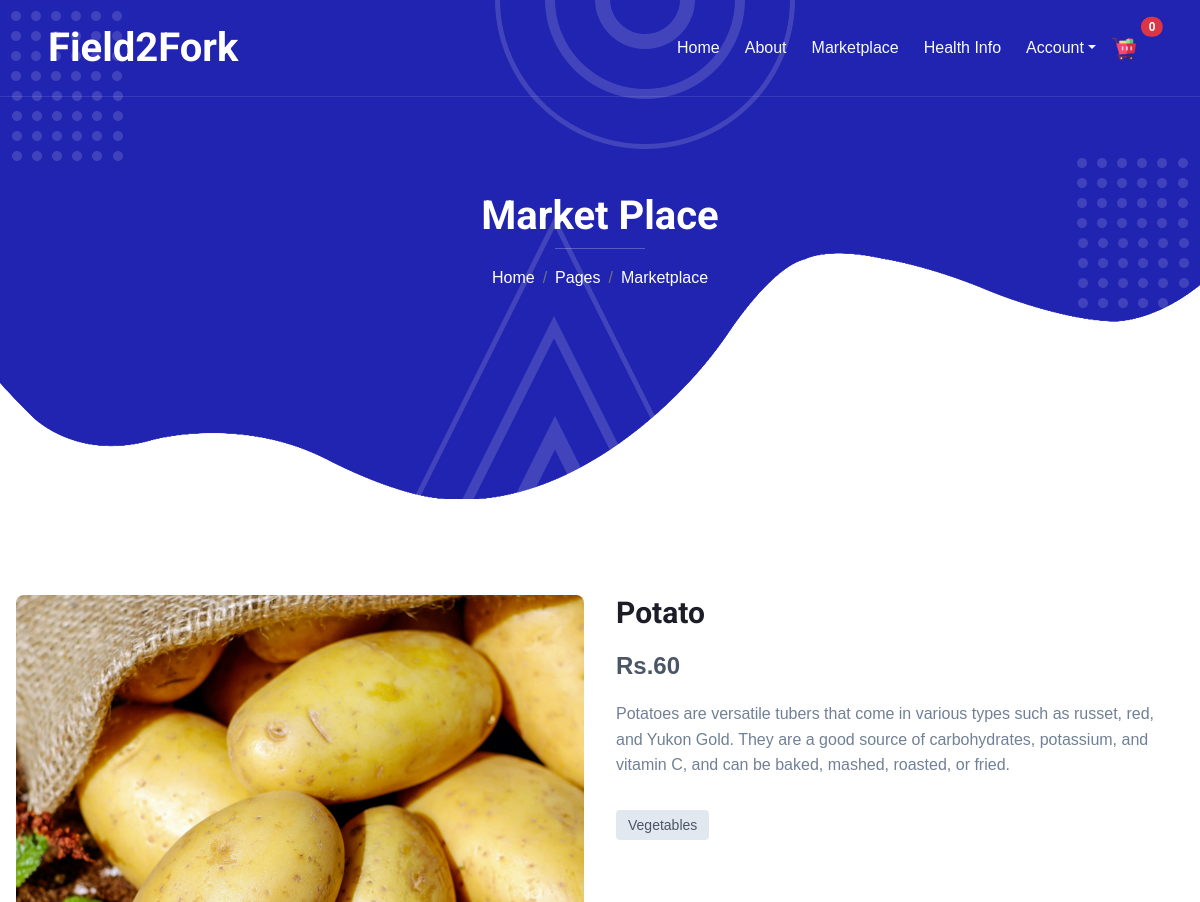
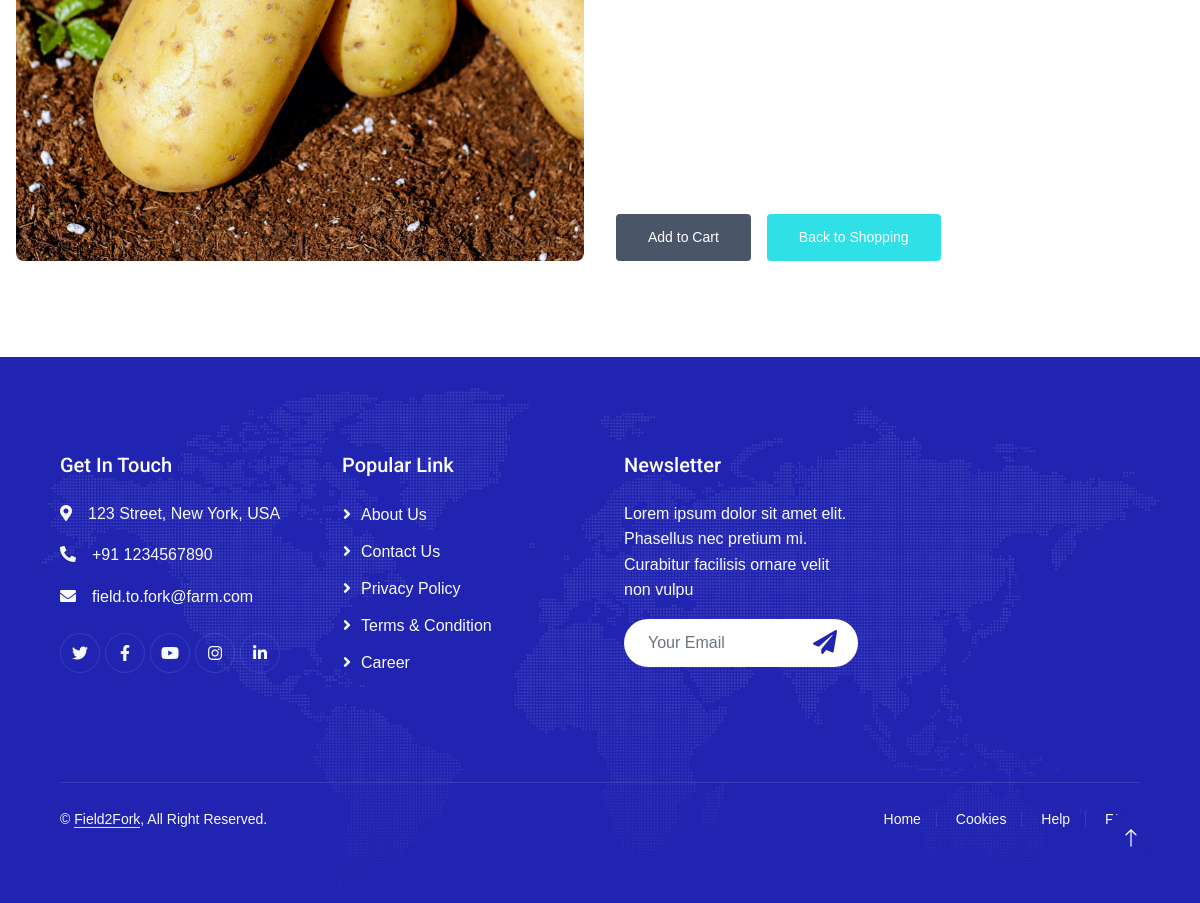
Page /market/vegetables/potato/ on the committed database (2 pictures, top to bottom).
### store/models.py (models this page shows, shortened)
class Product(models.Model):
    product_name = models.CharField(max_length=200)
    slug = models.SlugField(max_length=200)
    description = models.TextField(blank=True,)
    price = models.IntegerField()
    image = models.ImageField(blank=True,upload_to="photo/products")
    stock = models.IntegerField()
    is_available = models.BooleanField(default=True)
    category = models.ForeignKey(Categories, on_delete=models.CASCADE)
    created_date = models.DateTimeField(auto_now_add=True,)
    modified_date = models.DateTimeField(auto_now=True)

### categories/models.py (models this page shows)
class Categories(models.Model):
    category_name = models.CharField(max_length=50, unique=True)
    slug = models.SlugField(max_length=50, unique=True)
    description = models.TextField(max_length=255, blank=True)
    cat_image = models.ImageField(upload_to='photo/categories', blank=True)
    class Meta:
        verbose_name = "Category"
        verbose_name_plural = "Categories"

### marketplace/views.py (the view)
# urls.py: path('<slug:category_slug>/<slug:product_slug>/', views.product_detail, name='product_detail'),
def product_detail(request, category_slug, product_slug):
    try:
        single_product = Product.objects.get(category__slug = category_slug, slug = product_slug)
    except Exception as e:
        raise e
    context = {
        'single_product' : single_product,
        'total_items': len(CartItem.objects.all()),
    }
    return render(request, "temp_marketplace/product_details.html",context)

### templates/temp_marketplace/product_details.html
{% extends 'temp_marketplace/base.html' %}
{% load static %}
{% block body_block %}
<link href="{% static 'marketplace/css/productStyles.css' %}" rel="stylesheet">
<div class="container">
    <div class="grid">
        <div>
            <img src="{{single_product.image.url}}" alt="Product Image" class="product-image">
        </div>
        <div class="product-info">
            <div>
                <h1 class="product-title">{{ single_product.product_name }}</h1>
                <p class="product-price">Rs.{{ single_product.price }}</p>
                <p class="product-description">
                    {{ single_product.description }}
                </p>
                <div>
                    <span class="product-category">{{ single_product.category.category_name }}</span>
                </div>
            </div>
            <div class="button-group">
                <a href="{% url 'add_to_cart' single_product.id %}">
                    <button class="add-to-cart">Add to Cart</button>
                </a>
                <button class="product-details" id="" onclick="window.location.href='{% url 'marketpage' %}'">Back to Shopping</button>
            </div>
        </div>
    </div>
</div>
{% endblock %}

### static/home/css/style.css (style rules this page uses)
:root { --primary: #2124B1; --secondary: #4777F5; --light: #F7FAFF; --dark: #1D1D27; }
h1, h2, h3, .fw-bold { font-weight: 700 !important; }

### static/marketplace/css/productStyles.css (style rules this page uses)
body { font-family: Arial, sans-serif; line-height: 1.6; margin: 0; padding: 0; }
.container { max-width: 1200px; margin: 0 auto; padding: 48px 16px; }
.grid { display: grid; grid-template-columns: 1fr; gap: 32px; }
.product-image { width: 100%; border-radius: 8px; object-fit: cover; aspect-ratio: 1 / 1; }
.product-info { display: flex; flex-direction: column; justify-content: space-between; }
.product-title { font-size: 1.875rem; font-weight: bold; margin-bottom: 16px; }
.product-price { font-size: 1.5rem; font-weight: bold; color: #4a5568; margin-top: 16px; }
.product-description { color: #718096; margin-top: 16px; }
.product-category { display: inline-block; background-color: #e2e8f0; color: #4a5568; font-size: 0.875rem; font-weight: 500; padding: 4px 12px; border-radius: 4px; margin-top: 16px; }
.button-group { display: flex; flex-direction: column; gap: 16px; margin-top: 32px; }
.add-to-cart { background-color: #4a5568; color: white; font-size: 0.875rem; font-weight: 500; padding: 12px 32px; border: none; border-radius: 4px; cursor: pointer; transition: background-color 0.3s; }
.product-details { background-color: #2fe1e7; color: white; font-size: 0.875rem; font-weight: 500; padding: 12px 32px; border: none; border-radius: 4px; cursor: pointer; transition: background-color 0.3s; }
@media (min-width: 768px) { .grid { grid-template-columns: 1fr 1fr; } }
@media (min-width: 768px) { .button-group { flex-direction: row; } }

### rows in the picture
Product: image (picture), product_name "Potato", price "60", description "Potatoes are versatile tubers that come in various types such as russet, red, and Yukon Gold. They are a good source of carbohydrates, potassium, and vitamin C, and can be baked, mashed, roasted, or fried.", category.category_name "Vegetables"

### other values in the picture
{{ total_items }} "0"
